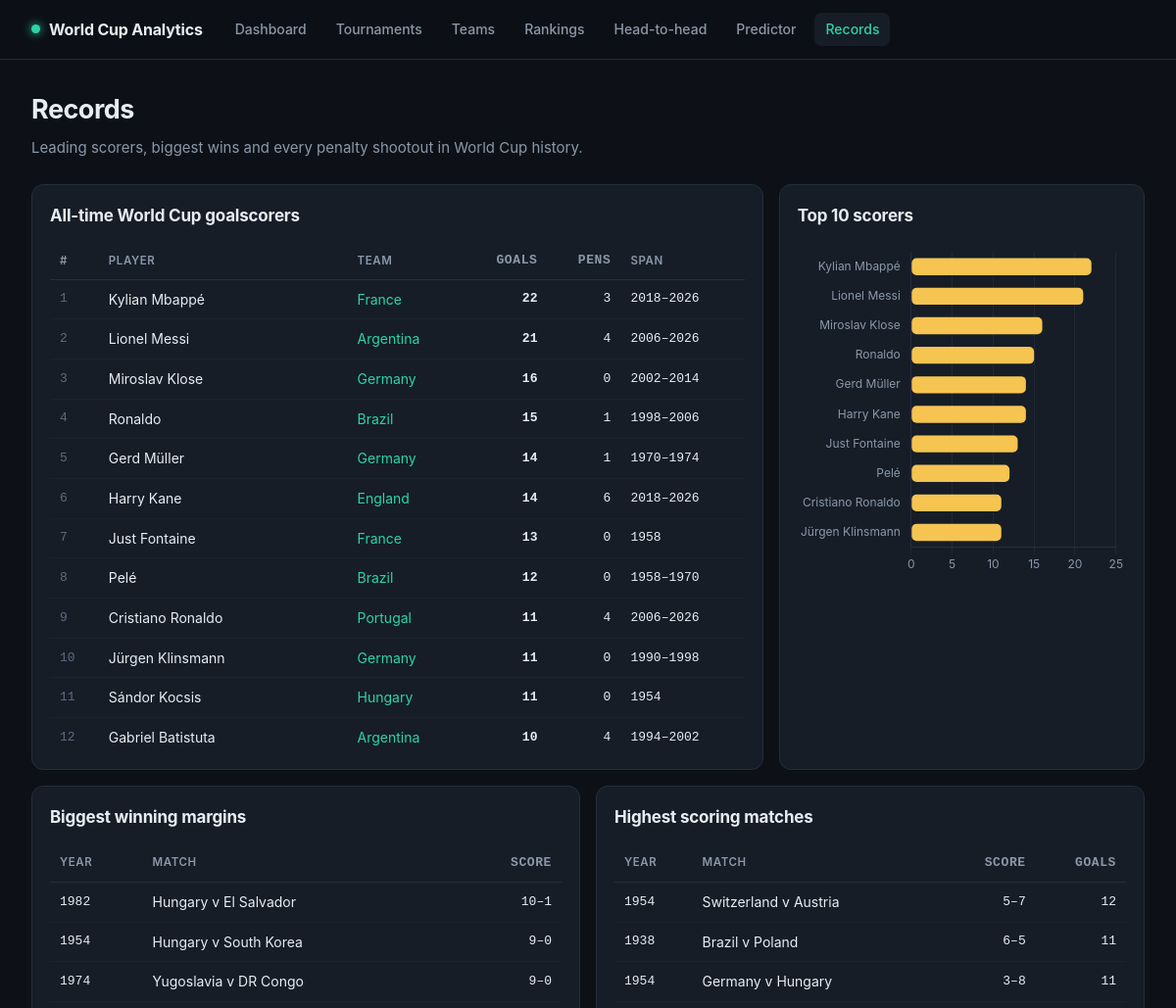
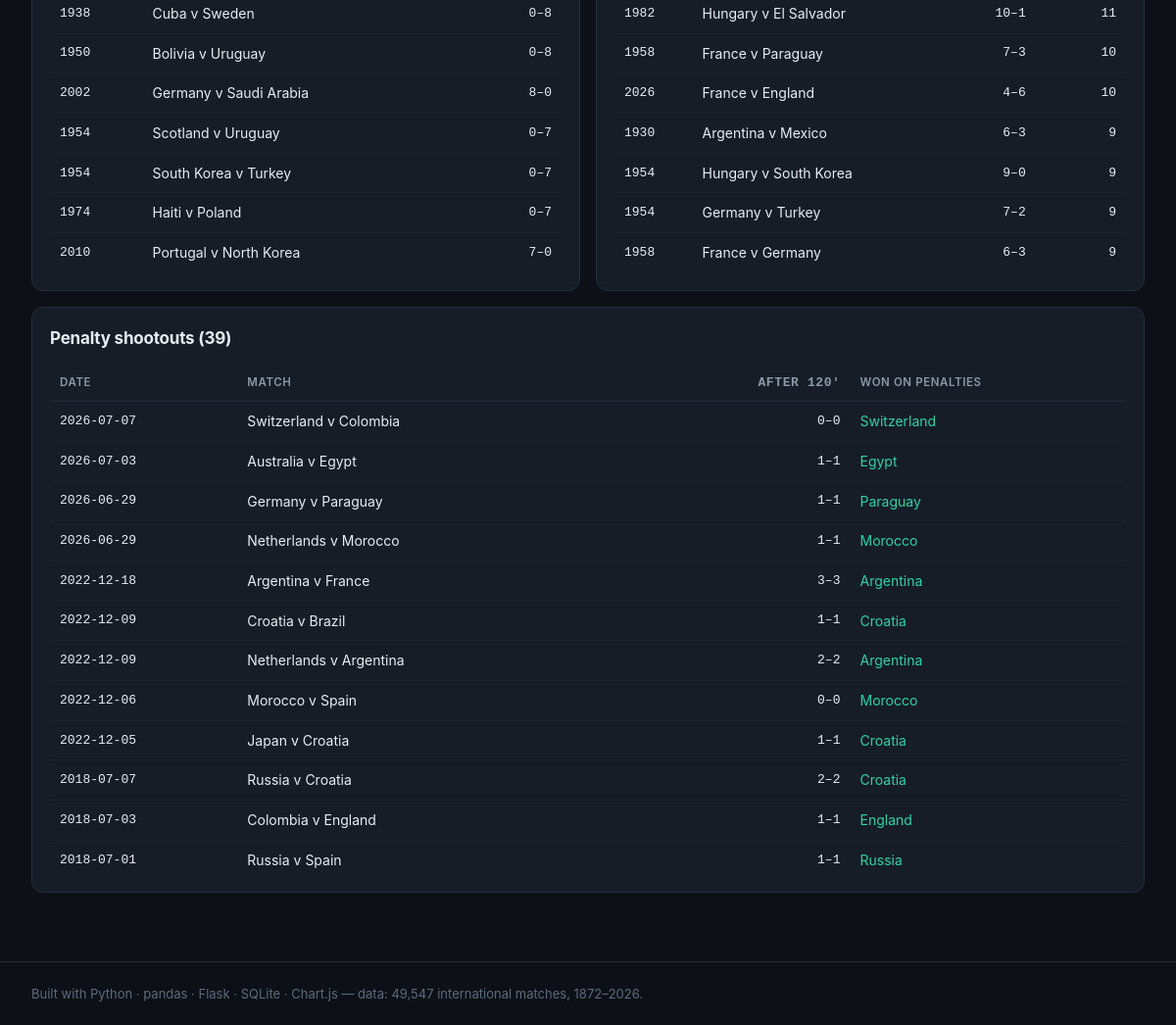
Page /records on the committed database (2 pictures, top to bottom).
### tables this page shows
CREATE TABLE teams (
    id   INTEGER PRIMARY KEY,
    name TEXT NOT NULL UNIQUE
);

CREATE TABLE matches (
    id            INTEGER PRIMARY KEY,
    date          TEXT    NOT NULL,
    year          INTEGER NOT NULL,
    tournament    TEXT    NOT NULL,
    home_team_id  INTEGER NOT NULL REFERENCES teams(id),
    away_team_id  INTEGER NOT NULL REFERENCES teams(id),
    home_score    INTEGER NOT NULL,
    away_score    INTEGER NOT NULL,
    city          TEXT,
    country       TEXT,
    neutral       INTEGER NOT NULL DEFAULT 0,
    is_world_cup  INTEGER NOT NULL DEFAULT 0,
    home_elo      REAL,   -- rating BEFORE kick-off, so predictions stay honest
    away_elo      REAL
);

### app/routes/pages.py (the view)
@bp.route("/records")
def records():
    return render_template("records.html",
                           scorers=analytics.top_scorers(25),
                           biggest=analytics.biggest_wins(10),
                           highest=analytics.highest_scoring(10),
                           shootouts=analytics.shootout_stats())

### app/db.py (called while the page is built)
def connect(path=DB_PATH, read_only=False):
    if read_only:
        conn = sqlite3.connect(f"file:{path}?mode=ro&immutable=1", uri=True)
    else:
        conn = sqlite3.connect(path)
        conn.execute("PRAGMA foreign_keys = ON")
    conn.row_factory = sqlite3.Row
    return conn

def get_db():
    if "db" not in g:
        g.db = connect(current_app.config["DB_PATH"],
                       read_only=current_app.config.get("READ_ONLY_DB", False))
    return g.db

def query(sql, params=(), one=False):
    rows = get_db().execute(sql, params).fetchall()
    rows = [dict(r) for r in rows]
    if one:
        return rows[0] if rows else None
    return rows

### app/routes/pages.py (called while the page is built)
@bp.app_context_processor
def inject_nav():
    return {"all_teams": analytics.teams_list(world_cup_only=False)}

### app/services/analytics.py (called while the page is built)
def teams_list(world_cup_only=True):
    where = f"WHERE {WC}" if world_cup_only else ""
    return [r["name"] for r in query(f"""
        SELECT t.name, COUNT(*) AS n
        FROM team_matches tm JOIN teams t ON t.id = tm.team_id
        {where}
        GROUP BY t.id ORDER BY n DESC, t.name""")]

def top_scorers(limit=20):
    return query(f"""
        SELECT g.scorer, t.name AS team, COUNT(*) AS goals,
               SUM(g.penalty) AS penalties,
               MIN(m.year) AS first_year, MAX(m.year) AS last_year
        FROM goals g
        JOIN matches m ON m.id = g.match_id
        JOIN teams t   ON t.id = g.team_id
        WHERE m.{WC} AND g.own_goal = 0 AND g.scorer IS NOT NULL
        GROUP BY g.scorer, t.id
        ORDER BY goals DESC, g.scorer LIMIT ?""", (limit,))

def biggest_wins(limit=10):
    return query(f"""
        SELECT m.date, m.year, h.name AS home_team, a.name AS away_team,
               m.home_score, m.away_score,
               ABS(m.home_score - m.away_score) AS margin
        FROM matches m
        JOIN teams h ON h.id = m.home_team_id
        JOIN teams a ON a.id = m.away_team_id
        WHERE m.{WC}
        ORDER BY margin DESC, (m.home_score + m.away_score) DESC LIMIT ?""", (limit,))

def highest_scoring(limit=10):
    return query(f"""
        SELECT m.date, m.year, h.name AS home_team, a.name AS away_team,
               m.home_score, m.away_score,
               (m.home_score + m.away_score) AS total
        FROM matches m
        JOIN teams h ON h.id = m.home_team_id
        JOIN teams a ON a.id = m.away_team_id
        WHERE m.{WC}
        ORDER BY total DESC, m.date LIMIT ?""", (limit,))

### app/templates/records.html (shortened to what this page needs)
{% extends "base.html" %}
{% block content %}
<h1>Records</h1>
<p class="lede">Leading scorers, biggest wins and every penalty shootout in World Cup history.</p>
<div class="grid g-2-1" style="margin-bottom:16px">
  <div class="card">
    <h2>All-time World Cup goalscorers</h2>
    <div class="scroll tall">
    <table>
      <thead><tr><th>#</th><th>Player</th><th>Team</th><th class="num">Goals</th>
                 <th class="num">Pens</th><th>Span</th></tr></thead>
      <tbody>
      {% for s in scorers %}
        <tr><td class="rank">{{ loop.index }}</td><td>{{ s.scorer }}</td>
            <td><a href="{{ url_for('pages.team_detail', name=s.team) }}">{{ s.team }}</a></td>
            <td class="num"><strong>{{ s.goals }}</strong></td>
            <td class="num">{{ s.penalties }}</td>
            <td class="mono">{{ s.first_year }}{% if s.last_year != s.first_year %}–{{ s.last_year }}{% endif %}</td></tr>
      {% endfor %}
      </tbody>
    </table>
    </div>
  </div>
  <div class="card">
    <h2>Top 10 scorers</h2>
    <div class="chartbox tallc"><canvas id="sc"></canvas></div>
  </div>
</div>
<div class="grid g2" style="margin-bottom:16px">
  <div class="card">
    <h2>Biggest winning margins</h2>
    <table>
      <thead><tr><th>Year</th><th>Match</th><th class="num">Score</th></tr></thead>
      <tbody>
      {% for m in biggest %}
        <tr><td class="mono">{{ m.year }}</td>
            <td>{{ m.home_team }} v {{ m.away_team }}</td>
            <td class="num">{{ m.home_score }}–{{ m.away_score }}</td></tr>
      {% endfor %}
      </tbody>
    </table>
  </div>
  <div class="card">
    <h2>Highest scoring matches</h2>
    <table>
      <thead><tr><th>Year</th><th>Match</th><th class="num">Score</th><th class="num">Goals</th></tr></thead>
      <tbody>
      {% for m in highest %}
        <tr><td class="mono">{{ m.year }}</td>
            <td>{{ m.home_team }} v {{ m.away_team }}</td>
            <td class="num">{{ m.home_score }}–{{ m.away_score }}</td>
            <td class="num">{{ m.total }}</td></tr>
      {% endfor %}
      </tbody>
    </table>
  </div>
</div>
<div class="card">
  <h2>Penalty shootouts ({{ shootouts|length }})</h2>
  <div class="scroll tall">
  <table>
    <thead><tr><th>Date</th><th>Match</th><th class="num">After 120'</th><th>Won on penalties</th></tr></thead>
    <tbody>
    {% for s in shootouts %}
      <tr><td class="mono">{{ s.date }}</td>
          <td>{{ s.home_team }} v {{ s.away_team }}</td>
          <td class="num">{{ s.home_score }}–{{ s.away_score }}</td>
          <td><a href="{{ url_for('pages.team_detail', name=s.winner) }}">{{ s.winner }}</a></td></tr>
    {% endfor %}
    </tbody>
  </table>
  </div>
</div>
{% endblock %}
{% block scripts %}
<script>
{% set top = scorers[:10] %}
barChart('sc',
  {{ top | map(attribute='scorer') | list | tojson }},
  {{ top | map(attribute='goals') | list | tojson }},
  C.gold, true);
</script>
{% endblock %}

### app/static/css/style.css (style rules this page uses)
:root { --bg:#0d1117; --bg-soft:#141b24; --card:#161d27; --card-hi:#1c2531; --line:#242e3c; --line-soft:#1b232e; --text:#e6edf3; --muted:#8b98a9; --dim:#5d6b7d; --accent:#2dd4a7; --accent-dim:#1a8f70; --gold:#f5c451; --red:#f2686b; --blue:#5aa9f5; --violet:#a78bfa; --radius:12px; --font:-apple-system,BlinkMacSystemFont,"Segoe UI",Roboto,Helvetica,Arial,sans-serif; --mono:ui-monospace,SFMono-Regular,"SF Mono",Menlo,monospace; }
* { box-sizing:border-box }
body { margin:0;background:var(--bg);color:var(--text);font-family:var(--font); font-size:15px;line-height:1.55;-webkit-font-smoothing:antialiased; }
a { color:var(--accent);text-decoration:none }
h1 { font-size:27px;margin:0 0 6px;letter-spacing:-.5px;font-weight:700 }
h2 { font-size:17px;margin:0 0 14px;letter-spacing:-.2px;font-weight:650 }
.lede { color:var(--muted);margin:0 0 26px;max-width:70ch }
.card { background:var(--card);border:1px solid var(--line);border-radius:var(--radius);padding:18px }
.grid { display:grid;gap:16px }
.g2 { grid-template-columns:repeat(2,1fr) }
.g-2-1 { grid-template-columns:2fr 1fr }
table { width:100%;border-collapse:collapse;font-size:14px }
th { text-align:left;font-size:11.5px;text-transform:uppercase;letter-spacing:.6px; color:var(--muted);font-weight:600;padding:9px 10px;border-bottom:1px solid var(--line) }
.tall thead th { position:sticky;top:0;z-index:2;background:var(--card); border-bottom:none;box-shadow:inset 0 -1px 0 var(--line) }
td { padding:9px 10px;border-bottom:1px solid var(--line-soft) }
tbody tr:last-child td { border-bottom:none }
.num { text-align:right;font-variant-numeric:tabular-nums;font-family:var(--mono);font-size:13px }
.scroll { overflow-x:auto;-webkit-overflow-scrolling:touch }
.tall { max-height:520px;overflow-y:auto }
.rank { font-family:var(--mono);color:var(--dim);font-size:13px }
.chartbox { position:relative;height:280px }
.chartbox.tallc { height:340px }
canvas { max-width:100% }
.mono { font-family:var(--mono);font-size:13px }

### rows in the picture
teams: scorer "Kylian Mbappé", team "France", goals "22", penalties "3", first_year "2018", last_year "2026", scorer "Just Fontaine", goals "13", penalties "0", first_year "1958", year "1958", home_team "France", away_team "Paraguay", home_score "7", away_score "3", total "10", year "2026", away_team "England", home_score "4", away_score "6", away_team "Germany", home_score "6", total "9"
teams: scorer "Lionel Messi", team "Argentina", goals "21", penalties "4", first_year "2006", last_year "2026", scorer "Gabriel Batistuta", goals "10", first_year "1994", last_year "2002", date "2022-12-18", home_team "Argentina", away_team "France", home_score "3", away_score "3", winner "Argentina"
teams: scorer "Miroslav Klose", team "Germany", goals "16", penalties "0", first_year "2002", last_year "2014", scorer "Gerd Müller", goals "14", penalties "1", first_year "1970", last_year "1974", scorer "Jürgen Klinsmann", goals "11", first_year "1990", last_year "1998", year "2002", home_team "Germany", away_team "Saudi Arabia", home_score "8", away_score "0", date "2026-06-29", away_team "Paraguay", home_score "1", away_score "1", winner "Paraguay"
teams: scorer "Ronaldo", team "Brazil", goals "15", penalties "1", first_year "1998", last_year "2006", scorer "Pelé", goals "12", penalties "0", first_year "1958", last_year "1970"
teams: scorer "Harry Kane", team "England", goals "14", penalties "6", first_year "2018", last_year "2026"
teams: scorer "Cristiano Ronaldo", team "Portugal", goals "11", penalties "4", first_year "2006", last_year "2026", year "2010", home_team "Portugal", away_team "North Korea", home_score "7", away_score "0"
teams: scorer "Sándor Kocsis", team "Hungary", goals "11", penalties "0", first_year "1954", year "1982", home_team "Hungary", away_team "El Salvador", home_score "10", away_score "1", total "11"
matches: year "1954", home_team "Hungary", away_team "South Korea", home_score "9", away_score "0", total "9"
teams: year "1974", home_team "Yugoslavia", away_team "DR Congo", home_score "9", away_score "0"
matches: year "1938", home_team "Cuba", away_team "Sweden", home_score "0", away_score "8"
matches: year "1950", home_team "Bolivia", away_team "Uruguay", home_score "0", away_score "8"
matches: year "1954", home_team "Scotland", away_team "Uruguay", home_score "0", away_score "7"
matches: year "1954", home_team "South Korea", away_team "Turkey", home_score "0", away_score "7"
teams: year "1974", home_team "Haiti", away_team "Poland", home_score "0", away_score "7"
matches: year "1954", home_team "Switzerland", away_team "Austria", home_score "5", away_score "7", total "12"
matches: year "1938", home_team "Brazil", away_team "Poland", home_score "6", away_score "5", total "11"
matches: year "1954", home_team "Germany", away_team "Hungary", home_score "3", away_score "8", total "11"
matches: year "1930", home_team "Argentina", away_team "Mexico", home_score "6", away_score "3", total "9"
matches: year "1954", home_team "Germany", away_team "Turkey", home_score "7", away_score "2", total "9"
teams: date "2026-07-07", home_team "Switzerland", away_team "Colombia", home_score "0", away_score "0", winner "Switzerland"
teams: date "2026-07-03", home_team "Australia", away_team "Egypt", home_score "1", away_score "1", winner "Egypt"
teams: date "2026-06-29", home_team "Netherlands", away_team "Morocco", home_score "1", away_score "1", winner "Morocco", date "2022-12-09", away_team "Argentina", home_score "2", away_score "2", winner "Argentina"
teams: date "2022-12-09", home_team "Croatia", away_team "Brazil", home_score "1", away_score "1", winner "Croatia"
teams: date "2022-12-06", home_team "Morocco", away_team "Spain", home_score "0", away_score "0", winner "Morocco"
teams: date "2022-12-05", home_team "Japan", away_team "Croatia", home_score "1", away_score "1", winner "Croatia"
teams: date "2018-07-07", home_team "Russia", away_team "Croatia", home_score "2", away_score "2", winner "Croatia", date "2018-07-01", away_team "Spain", home_score "1", away_score "1", winner "Russia"
teams: date "2018-07-03", home_team "Colombia", away_team "England", home_score "1", away_score "1", winner "England"

### other values in the picture
{{ shootouts|length }} "39"
chart data {{ top | map(attribute='goals') | list | tojson }} [22, 21, 16, 15, 14, 14, 13, 12, 11, 11]
